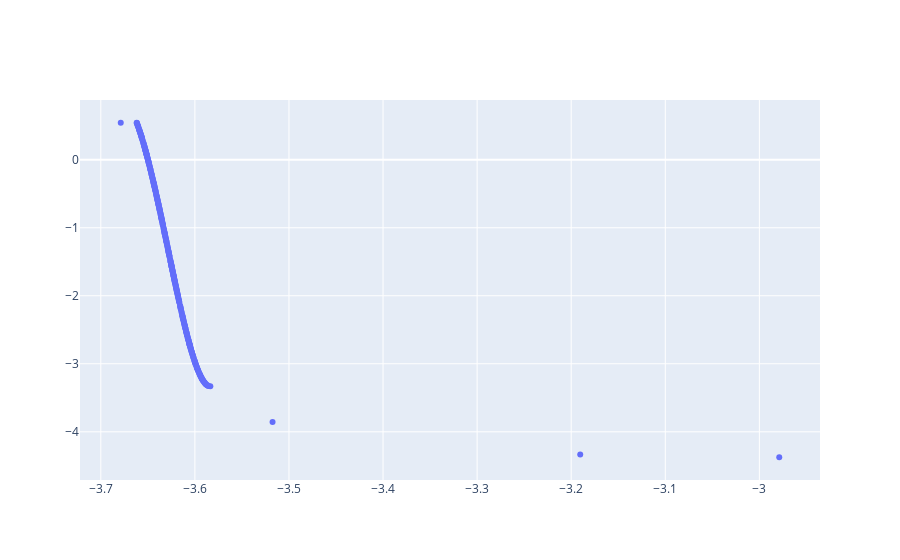

Notebook cell for this chart:
### Code cell
fig = go.Figure(
    data=
    go.Scatter(
        x=res_data[0],
        y=res_data[1],
        mode='markers'
    )
)
fig.show()

### Figure 1 — Plotly figure (JSON) as saved in the notebook; plotly's stock layout.template omitted (floating-point values rounded to 4 significant figures; data arrays with more than 128 entries replaced by an {"elided": "..."} marker saying what was removed)
{"data": [{"mode": "markers", "type": "scatter", "x": {"elided": "300 float values"}, "y": {"elided": "300 float values"}}], "layout": {}}
